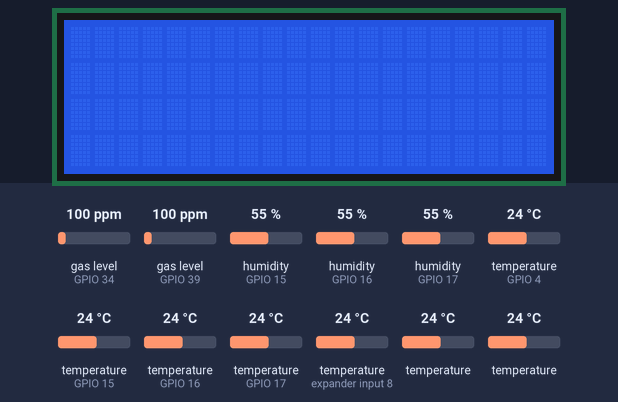
Recording of a program running on a simulated ESP32. Shown: 20×4 character LCD. The inputs (shaded band) are chosen by the test bench; at power-on: gas level (sensors on GPIO 34, GPIO 39) 100 ppm, humidity (sensors on GPIO 15, GPIO 16, GPIO 17) 55 %, temperature (sensors on GPIO 4, expander input 8, GPIO 15, GPIO 16, GPIO 17) 24 °C, temperature 24 °C. WiFi joins after 1.5 s; servers stay silent unless stated; the local clock reads 2024-03-15 10:24:30 at power-on unless the program sets it; what the program prints to the serial monitor is not drawn.

Above: at 2.8 s.
2.9 s: gas level (sensor on GPIO 34) set to 20 ppm
At 12.7 s:
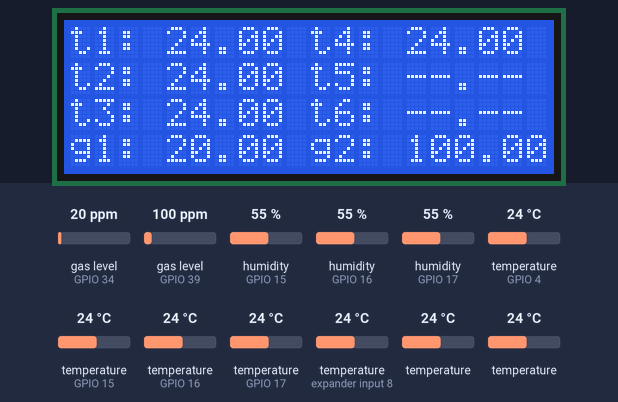
16.9 s: gas level (sensor on GPIO 39) set to 20 ppm
30.9 s: humidity (sensor on GPIO 15) set to 22 %
At 37.3 s:
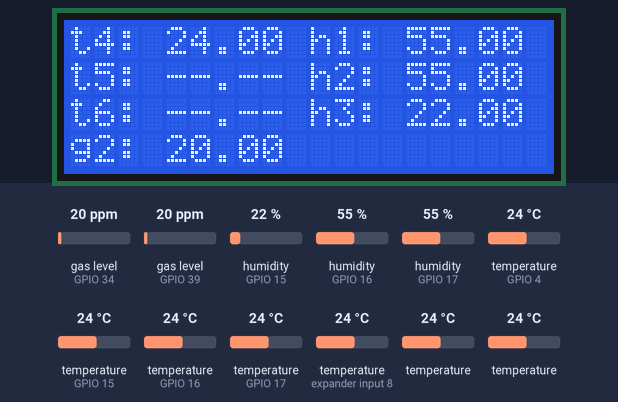
40.1 s: temperature (sensor on GPIO 4) set to 12 °C
54.1 s: humidity (sensor on GPIO 16) set to 22 %
At 59.9 s:
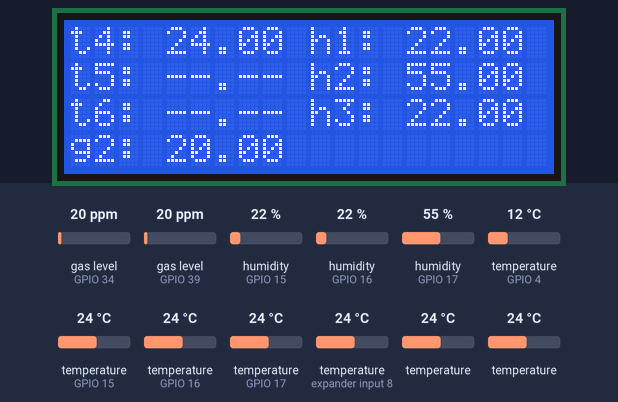
62.7 s: temperature (sensor on expander input 8) set to 12 °C
Timing chart, 0 to 65.7 s (numbered marks = the images above; inputs shaded):
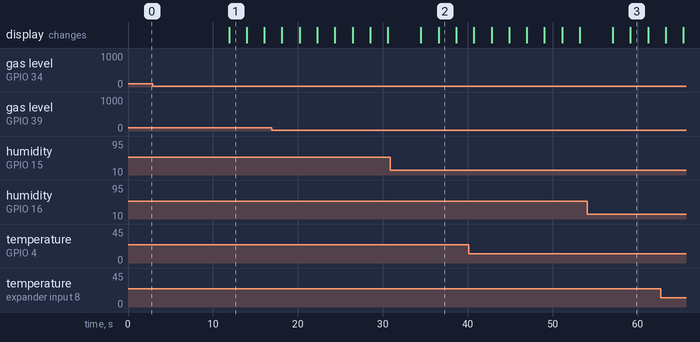

Measured:
- after the input at 54.1 s, the display: first differs from a run without the input after 5.1 s (image 3)
- what the display in image 1 shows lasts 2.1 s, from 11.9 s to 14.0 s

The program:

main.cpp
```cpp
#include <Arduino.h>
#include <WiFi.h>
#include <AsyncTCP.h>
#include "ESPAsyncWebServer.h"
#include "WiFiMulti.h"
#include <ESPmDNS.h>
#include <Firebase_ESP_Client.h>
#include "Arduino_JSON.h"

#include <LiquidCrystal_I2C.h>
#include <Key.h>
#include <Keypad.h>
#include "DHT.h"
#include "Adafruit_Sensor.h"
#include <MQUnifiedsensor.h>
#include <DallasTemperature.h>
#include <OneWire.h>
#include <math.h>
#include "time.h"

// physical test variables
#define ONE_WIRE_BUS 4                // Data wire is plugged into pin 4 on the esp32
OneWire oneWire(ONE_WIRE_BUS);        // OneWire instance to communicate with any OneWire devices
DallasTemperature sensors(&oneWire);  // Pass our oneWire reference to Dallas Temperature.
DeviceAddress tempDeviceAddress;      //found device storage vairbale
int deviceQuantity;

#define DHTTYPE DHT11
DHT dht1(16, DHTTYPE);
DHT dht2(17, DHTTYPE);
DHT dht3(15, DHTTYPE);

  // #define RatioMQ135CleanAir 3.6//RS / R0 = 3.6 ppm
MQUnifiedsensor g1MQ135("ESP32", 5, 10, 34, "MQ-135");
MQUnifiedsensor g2MQ135("ESP32", 5, 10, 39, "MQ-135");

const char* temp1;
const char* temp2;
const char* temp3;
const char* temp4;
const char* hum1;
const char* hum2;
const char* hum3;
const char* gas1;
const char* gas2;

//LCD variables
int lcdColumns = 20;
int lcdRows = 4;
LiquidCrystal_I2C lcd(0x27, lcdColumns, lcdRows);

//Keypad definitions
#define ROW_NUM     4 // four rows
#define COLUMN_NUM  4 // four columns
char keys[ROW_NUM][COLUMN_NUM] = {
  {'1', '2', '3', 'A'},
  {'4', '5', '6', 'B'},
  {'7', '8', '9', 'C'},
  {'*', '0', '#', 'D'}};

byte pin_rows[ROW_NUM]      = {13, 12, 14, 27}; // GPIO19, GPIO18, GPIO5, GPIO17 connect to the row pins
byte pin_column[COLUMN_NUM] = {26, 25, 33, 32};   // GPIO16, GPIO4, GPIO0, GPIO2 connect to the column pins
Keypad keypad = Keypad( makeKeymap(keys), pin_rows, pin_column, ROW_NUM, COLUMN_NUM );

// Switches triggered by keys
bool showtemp = true;
bool showhum = true;
bool showgas = true;
bool togglescreen = true;

//NTP Client Time varibles
const char* ntpServer = "pool.ntp.org";
const long  gmtOffset_sec = -21600;
const int   daylightOffset_sec = 0;

// Json Variable to Hold Sensor Readings
JSONVar readings;

// Firebase declarations
#include "addons/TokenHelper.h" //Token generation process
#include "addons/RTDBHelper.h"  // RTDB payload printing info and other helper function
#define API_KEY "REPLACE_WITH_YOUR_FIREBASE_PROJECT_API_KEY"
#define DATABASE_URL "REPLACE_WITH_YOUR_FIREBASE_DATABASE_URL"
#define USER_EMAIL "REPLACE_WITH_THE_USER_EMAIL"
#define USER_PASSWORD "REPLACE_WITH_THE_USER_PASSWORD"

FirebaseData fbdo;
FirebaseAuth auth;
FirebaseConfig config;
String uid;
bool signupOK = false;

// These paths are similar to directories in a three arrangement
String databasePath;
String parentPath;
//Path for 4:temp sensors, 3:hum sensors and 2:gas sensors
String temp1Path = "/temperature1";
String temp2Path = "/temperature2";
String temp3Path = "/temperature3";
String temp4Path = "/temperature4";
String hum1Path = "/humidity1";
String hum2Path = "/humidity2";
String hum3Path = "/humidity3";
String gas1Path = "/gas1";
String gas2Path = "/gas2";
String timePath = "/timestamp";

int timestamp;
FirebaseJson jsonReadings;


// Timer variables
unsigned long lastTime = 0;
unsigned long timerDelay = 10000;
// unsigned long timerCycle = 0;

const uint32_t TiempoEsperaWifi = 5000;
WiFiMulti wifiMulti;

//Functions
void printAddress(DeviceAddress deviceAddress) {
  for (uint8_t i = 0; i < 8; i++){
    if (deviceAddress[i] < 16) Serial.print("0");
      Serial.print(deviceAddress[i], HEX);
  }
}

String readTemp(short sensor){
  float sample;
  sensors.requestTemperatures();
  switch (sensor){
    case 0:
      sample = sensors.getTempCByIndex(0);
      break;
    case 1:
      sample = sensors.getTempCByIndex(1);
      break;
    case 2:
      sample = sensors.getTempCByIndex(2);
      break;
    case 3:
      sample = sensors.getTempCByIndex(3);
      break;
  }
  if (sample == -127){
    return "--.--";
  }else{
    return String(sample);
  }
}

String readHum(short sensor){
  float sample;
  switch (sensor){
    case 0:
      sample = dht1.readHumidity();
      break;
    case 1:
      sample = dht2.readHumidity();
      break;
    case 2:
      sample = dht3.readHumidity();
      break;
  }
  if (isnan(sample)){
    return "--.--";
  }else{
    return String(sample);
  }

}

String readGas(short sensor){
  float sample;
  switch (sensor){
    case 0:
      g1MQ135.update();
      sample = g1MQ135.readSensor();
      break;
    case 1:
      g2MQ135.update();
      sample = g2MQ135.readSensor();
      break;
  }
  if (isnan(sample)){
    return "--.--";
  }else{
    return String(sample);
  }
}

// Get Sensor Readings and return JSON object
String getSensorReadings(){
  readings["humsensor1"] = readHum(0);  //key 0
  readings["humsensor2"] = readHum(1);  //key 1
  readings["humsensor3"] = readHum(2);  //key 2
  readings["tempsensor1"] = readTemp(0);  //key 3
  readings["tempsensor2"] = readTemp(1);  //key 4
  readings["tempsensor3"] = readTemp(2);  //key 5
  readings["tempsensor4"] = readTemp(3);  //key 6
  readings["gassensor1"] = readGas(0);  //key 7
  readings["gassensor2"] = readGas(1);  //key 8

  String jsonString = JSON.stringify(readings);
  return jsonString;
}

void keypadSwitch(){
  char key = keypad.getKey();
  if (key) {
    if(key == '1'){
      showtemp = !showtemp;
    }else if (key == '2'){
      showhum = !showhum;
    }else if (key == '3'){
      showgas = !showgas;
    }else if (key == 'A'){
      togglescreen = !togglescreen;
      if(togglescreen){
        lcd.noDisplay();
        lcd.noBacklight();
      }else{
        lcd.display();
        lcd.backlight();
      }
    }
  }
}

void displayReadingsInLCD(void){
  bool scrollwait = true;
  unsigned long retain = 0;

  //Cycles to display readings, they don't fit the screen so transitions are used
  for (int i = 0; i <= 4; i++){
    if(showtemp){
      temp1 =  (const char*)readings["tempsensor1"];
      temp2 =  (const char*)readings["tempsensor2"];
      temp3 =  (const char*)readings["tempsensor3"];
      temp4 =  (const char*)readings["tempsensor4"];
    }else{temp1 = temp2 = temp3 = temp4 = "--.--";}
    if(showhum){
      hum1 =  (const char*)readings["humsensor1"];
      hum2 =  (const char*)readings["humsensor2"];
      hum3 =  (const char*)readings["humsensor3"];
    }else{hum1 = hum2 = hum3 = "--.--";}
    if(showgas){
      gas1 =  (const char*)readings["gassensor1"];
      gas2 =  (const char*)readings["gassensor2"];
    }else{gas1 = gas2 = "--.--";}
    keypadSwitch();
    lcd.setCursor(0, 0); lcd.print("t1: "); lcd.setCursor(4, 0); lcd.print(temp1); lcd.setCursor(10, 0); lcd.print("t4: "); lcd.setCursor(14, 0); lcd.print(temp4);
    lcd.setCursor(0, 1); lcd.print("t2: "); lcd.setCursor(4, 1); lcd.print(temp2); lcd.setCursor(10, 1); lcd.print("t5: "); lcd.setCursor(14, 1); lcd.print("--.--");
    lcd.setCursor(0, 2); lcd.print("t3: "); lcd.setCursor(4, 2); lcd.print(temp3); lcd.setCursor(10, 2); lcd.print("t6: "); lcd.setCursor(14, 2); lcd.print("--.--");
    lcd.setCursor(0, 3); lcd.print("g1: "); lcd.setCursor(4, 3); lcd.print(gas1); lcd.setCursor(10, 3); lcd.print("g2: "); lcd.setCursor(14, 3); lcd.print(gas2);
    retain = millis();
    do{
      keypadSwitch();
    }while((millis() - retain) < 2000);

    lcd.clear();
    if(showtemp){
      temp1 =  (const char*)readings["tempsensor1"];
      temp2 =  (const char*)readings["tempsensor2"];
      temp3 =  (const char*)readings["tempsensor3"];
      temp4 =  (const char*)readings["tempsensor4"];
    }else{temp1 = temp2 = temp3 = temp4 = "--.--";}
    if(showhum){
      hum1 =  (const char*)readings["humsensor1"];
      hum2 =  (const char*)readings["humsensor2"];
      hum3 =  (const char*)readings["humsensor3"];
    }else{hum1 = hum2 = hum3 = "--.--";}
    if(showgas){
      gas1 =  (const char*)readings["gassensor1"];
      gas2 =  (const char*)readings["gassensor2"];
    }else{gas1 = gas2 = "--.--";}
    keypadSwitch();
    lcd.setCursor(0, 0); lcd.print("t4: "); lcd.setCursor(4, 0); lcd.print(temp4); lcd.setCursor(10, 0); lcd.print("h1: "); lcd.setCursor(14, 0); lcd.print(hum1);
    lcd.setCursor(0, 1); lcd.print("t5: "); lcd.setCursor(4, 1); lcd.print("--.--"); lcd.setCursor(10, 1); lcd.print("h2: "); lcd.setCursor(14, 1); lcd.print(hum2);
    lcd.setCursor(0, 2); lcd.print("t6: "); lcd.setCursor(4, 2); lcd.print("--.--"); lcd.setCursor(10, 2); lcd.print("h3: "); lcd.setCursor(14, 2); lcd.print(hum3);
    lcd.setCursor(0, 3); lcd.print("g2: "); lcd.setCursor(4, 3); lcd.print(gas2);  lcd.setCursor(10, 3);
    retain = millis();
    do{
      keypadSwitch();
    }while((millis() - retain) < 2000);
  }
}

// Initialize WiFi
void initWiFi() {
  // Replace with your network credentials
  wifiMulti.addAP("ssid1","password1");
  wifiMulti.addAP("ssid2","password2");
  wifiMulti.addAP("ssid3","password3");
  wifiMulti.addAP("ssid4","password4");

  WiFi.mode(WIFI_STA);
  Serial.print("Conecting ..");
  while (wifiMulti.run(TiempoEsperaWifi) != WL_CONNECTED) {
    Serial.print(".");
    delay(1000);
  }
  Serial.println(".. Connected");
  Serial.print("SSID:");
  Serial.print(WiFi.SSID());
  Serial.print(" ID:");
  Serial.println(WiFi.localIP());

  if (!MDNS.begin("FCastMonitor")) {
    Serial.println("An error has occurred while configuring mDNS!");
    while (1) {
      delay(1000);
    }
  }
  Serial.println("mDNS configured");
  MDNS.addService("http", "tcp", 80);
}

void UpdateWifi() {
  if (wifiMulti.run(TiempoEsperaWifi) != WL_CONNECTED) {
    Serial.println("Not connected to Wifi!");
  }
}

// Function that gets current epoch time
unsigned long getTime() {
  time_t now;
  struct tm timeinfo;
  if (!getLocalTime(&timeinfo)) {
    //Serial.println("Failed to obtain time");
    return(0);
  }
  time(&now);
  return now;
}

void setup(void){
  Serial.begin(115200);

  //LCD settings
  lcd.init();
  lcd.backlight();

  //HUmidity settings
  dht1.begin();
  dht2.begin();
  dht3.begin();

  //Gas concentration settings
  g1MQ135.setRegressionMethod(1); //_PPM =  a*ratio^b
  g1MQ135.setA(110.47); g1MQ135.setB(-2.862); // Configure the equation to to calculate CO2 concentration
  g1MQ135.setR0(2273.59/500);
  g1MQ135.init();

  g2MQ135.setRegressionMethod(1); //_PPM =  a*ratio^b
  g2MQ135.setA(110.47); g2MQ135.setB(-2.862); // Configure the equation to to calculate CO2 concentration
  g2MQ135.setR0(2177.40/500);
  g2MQ135.init();

  //MQ135 Calibration
  // float g1calcR0 = 0;
  // float g2calcR0 = 0;
  // for(int i = 1; i<=500; i ++)
  // {
  //   g1MQ135.update(); // Update data, the arduino will read the voltage from the analog pin
  //   g1calcR0 += g1MQ135.calibrate(RatioMQ135CleanAir);
  //   g2MQ135.update();
  //   g2calcR0 += g2MQ135.calibrate(RatioMQ135CleanAir);
  //   Serial.print(".");
  // }
  // Serial.println(g1calcR0);
  // Serial.println(g2calcR0);

  sensors.begin();
  sensors.setResolution(tempDeviceAddress, 10);
  deviceQuantity = sensors.getDeviceCount();

  if(sensors.getAddress(tempDeviceAddress, 0)){
    Serial.print("a1: ");
    printAddress(tempDeviceAddress);
  }
  if(sensors.getAddress(tempDeviceAddress, 1)){
    Serial.print("\ta2: ");
    printAddress(tempDeviceAddress);
  }
  if(sensors.getAddress(tempDeviceAddress, 2)){
    Serial.print("\ta3: ");
    printAddress(tempDeviceAddress);
  }
    if(sensors.getAddress(tempDeviceAddress, 3)){
    Serial.print("\ta4: ");
    printAddress(tempDeviceAddress);
    Serial.print("\n");
  }

  initWiFi();

  // Init and get the time
  configTime(gmtOffset_sec, daylightOffset_sec, ntpServer);

  //Database inits
    // Assign the api key (required)
  config.api_key = API_KEY;
  auth.user.email = USER_EMAIL;
  auth.user.password = USER_PASSWORD;
    // Assign the RTDB URL (required)
  config.database_url = DATABASE_URL;

  Firebase.reconnectWiFi(true);
  fbdo.setResponseSize(4096);
  /* Assign the callback function for the long running token generation task */
  config.token_status_callback = tokenStatusCallback; //see addons/TokenHelper.h
  config.max_token_generation_retry = 5;
  Firebase.begin(&config, &auth);

  // Getting the user UID might take a few seconds
  Serial.println("Getting User UID");
  while ((auth.token.uid) == "") {
    Serial.print('.');
    delay(1000);
  }

  uid = auth.token.uid.c_str();
  Serial.print("User UID: ");
  Serial.print(uid);
  // Update database path
  databasePath = "/UsersData/";
  databasePath += uid;
  databasePath += "/readings";

}

void loop(void){
  if (Firebase.ready() && (millis() - lastTime) > timerDelay) {
    lastTime = millis();

    // Print Timestamp
    timestamp = getTime();
    Serial.print ("time: ");
    Serial.println (timestamp);

    //Update parentPath or node variable
    parentPath = databasePath;
    parentPath += "/";
    parentPath += String(timestamp);

    jsonReadings.set(temp1Path.c_str(), readTemp(0));
    jsonReadings.set(temp2Path.c_str(), readTemp(2));
    jsonReadings.set(temp3Path.c_str(), readTemp(3));
    jsonReadings.set(temp4Path.c_str(), readTemp(4));
    jsonReadings.set(hum1Path.c_str(), readHum(0));
    jsonReadings.set(hum2Path.c_str(), readHum(2));
    jsonReadings.set(hum3Path.c_str(), readHum(3));
    jsonReadings.set(gas1Path.c_str(), readGas(0));
    jsonReadings.set(gas2Path.c_str(), readGas(1));
    jsonReadings.set(timePath, String(timestamp));
    Serial.printf("Set json... %s\n", Firebase.RTDB.setJSON(&fbdo, parentPath.c_str(), &jsonReadings) ? "ok" : fbdo.errorReason().c_str());

    getSensorReadings();
    displayReadingsInLCD();

  }else if((millis() - lastTime) > 1000){
    UpdateWifi();
  }
}
```
